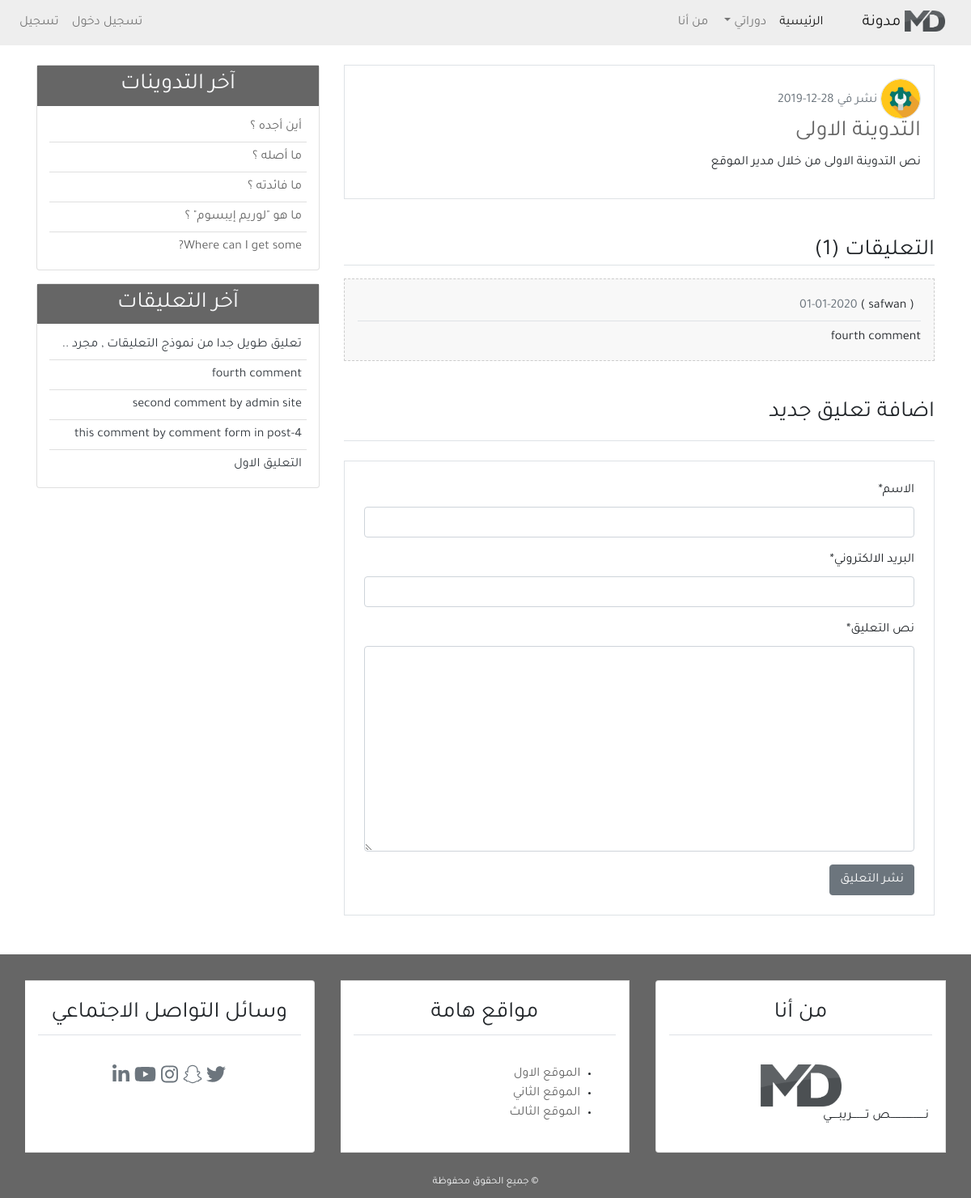
Page /detail/1/ on the earlier database version.
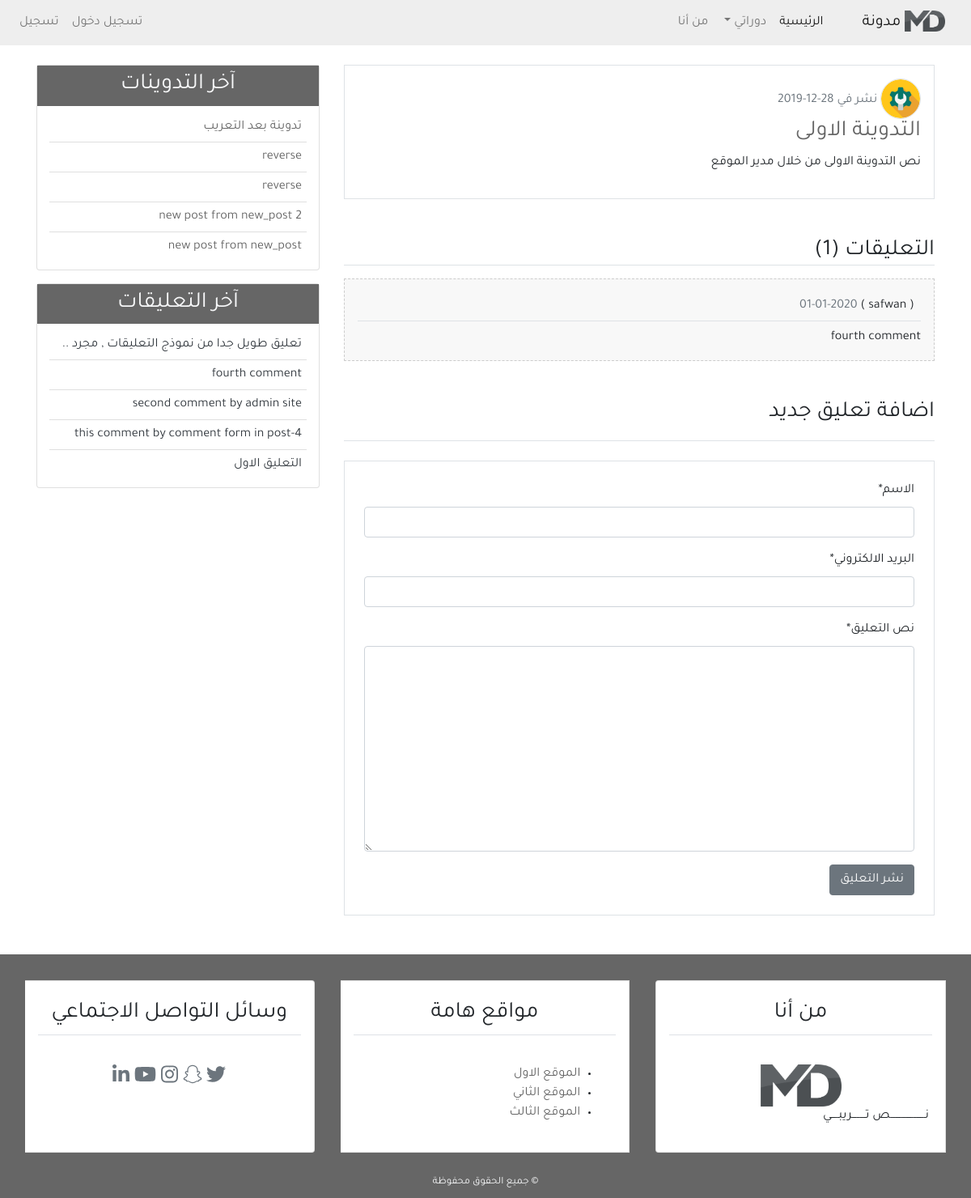
Same page on the later database version.
### blog/models.py (models this page shows, shortened)
class Comment(models.Model):                                        # -8a
    name = models.CharField(max_length=50, verbose_name='الاسم')    # -9c add arabic word
    email = models.EmailField(verbose_name='البريد الالكتروني')
    body = models.TextField(verbose_name='نص التعليق')
    cmnt_date = models.DateTimeField(auto_now=True)
    active = models.BooleanField(default=False)
    post = models.ForeignKey(Post, on_delete=models.CASCADE, related_name='comments')
    class Meta:                                                     # -8e
        ordering = ('-cmnt_date', )

class Post(models.Model):                                           # -5a
    title = models.CharField(max_length=100)
    content = models.TextField()
    post_date = models.DateTimeField(default=timezone.now)           # (auto_now_add=True)
    post_update = models.DateTimeField(auto_now=True)
    author = models.ForeignKey(User, on_delete=models.CASCADE)
    def __str__(self):                                              # -5c
        return self.title
    class Meta:                                                     # -6b
        ordering = ('-post_date', )

### blog/views.py (the view)
def post_detail(request, post_id):                          # -7a
    post = get_object_or_404(Post, pk=post_id)               # -7b
    comments = post.comments.filter(active=True)           # -8d   post.related_name
    if request.method == 'POST':                            # -11a
        comment_form = NewComment(data=request.POST)
        if comment_form.is_valid():                         # -11b
            new_comment = comment_form.save(commit=False)
            new_comment.post = post                         # الارتباط بجدول التدوينات
            new_comment.save()
            comment_form = NewComment()
    else:
        comment_form = NewComment
    context = {
        'page_title': post,
        'post': post,                                       # -7b
        'comments': comments,                              # -8d
        'comment_form': comment_form,                       # -9b
    }
    return render(request, 'blog/detail.html', context)

### blog/templatetags/post_tag.py (called while the page is built)
@register.inclusion_tag('blog/latest_posts.html')       # -12a
def latest_posts():
    context = {
        'l_posts': Post.objects.all()[0:5]
    }
    return context

@register.inclusion_tag('blog/latest_comments.html')       # -13a
def latest_comments():
    context = {
        'l_comments': Comment.objects.filter(active=True)[0:5]
    }
    return context

### blog/templates/blog/detail.html (shortened to what this page needs)
{% extends 'blog/base.html' %}
{% load static %}
{% load crispy_forms_tags %}
{% block content %}
    <div class="border p-3 mb-4">
        <img src="{{post.author.profile.image.url}}"
            class="img-fluid rounded-circle border" alt="صورة الناشر" width="50px">
        <span class="text-secondary">نشر في {{ post.post_date|date:'d-m-Y' }}</span>
        <h3 class="text-dark"><a href="#">{{ post.title }}</a></h3>
        <p>{{ post.content }}</p>
    </div>
    <h3 class="border-bottom mt-5 mb-3">التعليقات ({{ comments.count }})</h3>
    {% if comments %}
        {% for comment in comments %}
            <div class="mb-3 p-3 comment">
                <h6 class="border-bottom p-2">
                    ( {{ comment.name }} )
                    <span class="text-secondary">{{ comment.cmnt_date|date:'d-m-Y' }}</span>
                </h6>
                <p class="mb-0">{{ comment.body }}</p>
            </div>
        {% endfor %}
    {% else %}
        <div class="text-center mb-3 p-4 comment">
            <h5 class="mb-0">لا توجد تعليقات</h5>
        </div>
    {% endif %}
<h3 class="border-bottom pb-3 mb-3 mt-5">اضافة تعليق جديد</h3>
<div class="border p-4 mb-5 mt-4">
    <form method="POST">
        {{comment_form|crispy}}
        <input class="btn btn-secondary" type="submit" value="نشر التعليق">
    </form>
</div>
{% endblock content %}

### blog/templates/blog/latest_posts.html
<ul class="list-group-flush latest_post">
    {% for post in l_posts %}
        <li class="list-group-item latest_post_item">
            <a href="{% url 'detail_url' post.id %}">{{ post.title }}</a>
        </li>
    {% endfor %}
</ul>

### blog/templates/blog/latest_comments.html
<ul class="list-group-flush latest_comment">
    {% for comment in l_comments %}
        <li class="list-group-item latest_comment_item">
            <a class="text-dark" href="{% url 'detail_url' comment.post.id %}">
                {% if comment.body|length > 40 %}
                {{ comment.body|slice:'40' }} ..
                {% else %}
                {{ comment.body }}
                {% endif %}
            </a>
        </li>
    {% empty %}
    <li class="list-group-item latest_comment_item">لا توجد تعليقات</li>
    {% endfor %}
</ul>

Differences in the rows shown:
no longer on this page (row unchanged): Post: title "أين أجده ؟"
no longer on this page (row unchanged): Post: title "ما أصله ؟"
no longer on this page (row unchanged): Post: title "ما فائدته ؟"
no longer on this page (row unchanged): Post: title "ما هو \"لوريم إيبسوم\" ؟"
no longer on this page (row unchanged): Post: title "Where can I get some?"
added Post: title "تدوينة بعد التعريب"
added Post: title "reverse"
added Post: title "reverse"
added Post: title "new post from new_post 2"
added Post: title "new post from new_post"
